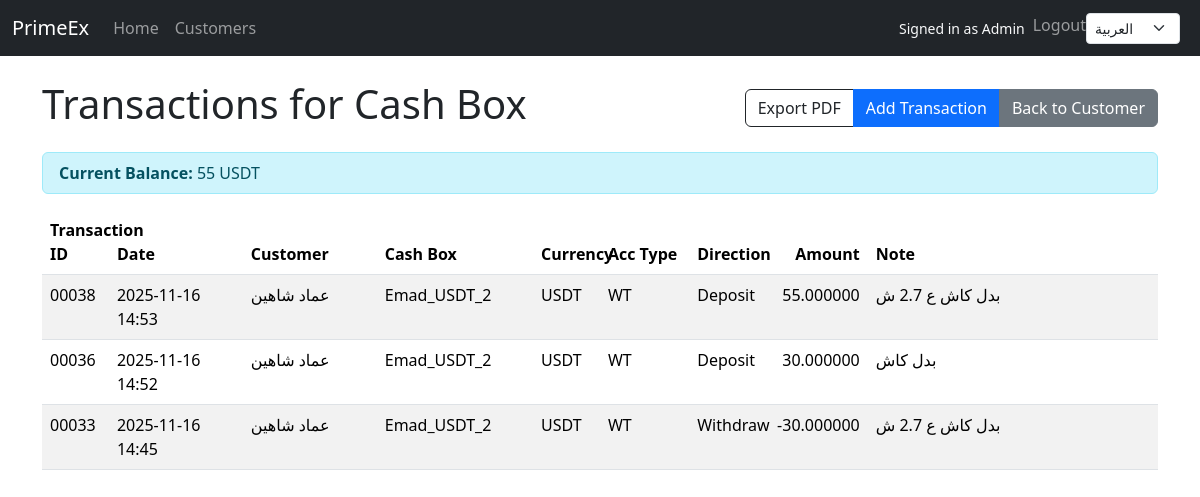
The app's page /en/cashboxes/9/transactions/ (signed in) with its own data.
### cashbox/models.py (models this page shows, shortened)
class CashBox(models.Model):
    customer = models.ForeignKey(Customer, on_delete=models.CASCADE, related_name="cashboxes")
    currency = models.ForeignKey(Currency, on_delete=models.PROTECT)
    account_type = models.ForeignKey(AccountType, on_delete=models.PROTECT)
    name = models.CharField(max_length=100, blank=True, default="")
    created_at = models.DateTimeField(auto_now_add=True)
    class Meta:
        indexes = [
            Index(fields=["customer", "currency", "account_type"]),
        ]
    @property
    def balance(self) -> Decimal:
        signed_sum = self.transactions.aggregate(
            total=Sum(
                Case(
                    When(direction=Transaction.Direction.DEPOSIT, then=F("amount")),
                    When(direction=Transaction.Direction.WITHDRAW, then=-F("amount")),
                    default=Decimal("0.0"),
                    output_field=DecimalField(max_digits=18, decimal_places=6),
                )
            )
        )["total"]
        return signed_sum or Decimal("0")

class Currency(models.Model):
    code = models.CharField(max_length=10, unique=True)
    name = models.CharField(max_length=50)
    symbol = models.CharField(max_length=10, blank=True)
    decimal_places = models.PositiveSmallIntegerField(default=2)
    is_active = models.BooleanField(default=True)

class Transaction(models.Model):
    class Direction(models.TextChoices):
        DEPOSIT = "DEPOSIT", "Deposit"
        WITHDRAW = "WITHDRAW", "Withdraw"
    cashbox = models.ForeignKey(CashBox, on_delete=models.CASCADE, related_name="transactions")
    direction = models.CharField(max_length=8, choices=Direction.choices)
    amount = models.DecimalField(max_digits=18, decimal_places=6)
    note = models.CharField(max_length=255, blank=True)
    created_at = models.DateTimeField(auto_now_add=True)
    class Meta:
        ordering = ["-created_at"]
        indexes = [
            Index(fields=["cashbox", "created_at"]),
        ]
        constraints = [
            CheckConstraint(check=Q(amount__gt=0), name="amount_positive"),
        ]

class Customer(models.Model):
    name = models.CharField(max_length=200)
    phone = models.CharField(max_length=50, blank=True)
    created_at = models.DateTimeField(auto_now_add=True)

class AccountType(models.Model):
    code = models.CharField(max_length=20, unique=True)
    name = models.CharField(max_length=50)

### cashbox/views.py (the view)
# urls.py: path("cashboxes/<int:pk>/transactions/", CashBoxTransactionsView.as_view(), name="cashbox_transactions"),
class CashBoxTransactionsView(LoginRequiredMixin, ListView):
    model = Transaction
    paginate_by = 50
    template_name = "cashbox/transactions_list.html"
    def get_queryset(self):
        self.cashbox = get_object_or_404(
            CashBox.objects.select_related("customer", "currency", "account_type"),
            pk=self.kwargs["pk"],
        )
        qs = (
            Transaction.objects.filter(cashbox=self.cashbox)
            .select_related(
                "cashbox",
                "cashbox__customer",
                "cashbox__currency",
                "cashbox__account_type",
            )
            .order_by("-created_at", "-id")
        )
        return qs
    def get_context_data(self, **kwargs):
        ctx = super().get_context_data(**kwargs)
        ctx.update(
            {
                "scope": "cashbox",
                "cashbox": self.cashbox,
                "customer": self.cashbox.customer,
                "title": _("Transactions for Cash Box"),
            }
        )
        return ctx

### cashbox/context_processors.py (called while the page is built)
def nav_customers(request):
    customers = Customer.objects.all().only("id", "name").order_by("name")
    return {"nav_customers": customers}

### templates/cashbox/transactions_list.html (shortened to what this page needs)
{% extends "base.html" %}
{% load i18n humanize %}
{% block content %}
<div class="d-flex justify-content-between align-items-center mb-3">
  <h1>{{ title }}</h1>
  <div class="btn-group">
    {% if scope == 'cashbox' %}
      <a class="btn btn-outline-dark" href="{% url 'cashbox_transactions_pdf' cashbox.id %}">{% trans "Export PDF" %}</a>
    {% endif %}
    {% if perms.cashbox.add_transaction %}
      {% if scope == 'cashbox' %}
        <a class="btn btn-primary" href="{% url 'transaction_create' %}?cashbox={{ cashbox.id }}">{% trans "Add Transaction" %}</a>
      {% else %}
        <a class="btn btn-primary" href="{% url 'transaction_create' %}">{% trans "Add Transaction" %}</a>
      {% endif %}
    {% endif %}
    {% if scope == 'cashbox' %}
      <a class="btn btn-secondary" href="{% url 'customer_report' cashbox.customer.pk %}">{% trans "Back to Customer" %}</a>
    {% elif scope == 'customer' %}
      <a class="btn btn-secondary" href="{% url 'customer_report' customer.pk %}">{% trans "Back to Customer" %}</a>
    {% else %}
      <a class="btn btn-secondary" href="{% url 'dashboard' %}">{% trans "Back to Dashboard" %}</a>
    {% endif %}
  </div>
</div>
{% if scope == 'cashbox' %}
<div class="alert alert-info py-2 mb-3">
  <strong>{% trans "Current Balance" %}:</strong>
  {{ cashbox.balance }} {{ cashbox.currency.code }}
</div>
{% endif %}
<div class="table-responsive">
  <table class="table table-striped" style="table-layout: fixed;">
    <colgroup>
      <col style="width:6%">
      <col style="width:12%">
      <col style="width:12%">
      <col style="width:14%">
      <col style="width:6%">
      <col style="width:8%">
      <col style="width:4%">
      <col style="width:12%">
      <col style="width:26%">
    </colgroup>
    <thead>
      <tr>
        <th>{% trans "Transaction ID" %}</th>
        <th>{% trans "Date" %}</th>
        <th>{% trans "Customer" %}</th>
        <th>{% trans "Cash Box" %}</th>
        <th>{% trans "Currency" %}</th>
        <th>{% trans "Acc Type" %}</th>
        <th>{% trans "Direction" %}</th>
        <th class="text-end">{% trans "Amount" %}</th>
        <th>{% trans "Note" %}</th>
      </tr>
    </thead>
    <tbody>
      {% for t in object_list %}
      <tr>
        <td>{{ t.id|stringformat:"05d" }}</td>
        <td>{{ t.created_at|date:"Y-m-d H:i" }}</td>
        <td>{{ t.cashbox.customer.name }}</td>
        <td>
          {% if t.cashbox.name %}
            {{ t.cashbox.name }}
          {% else %}
            {{ t.cashbox.currency.code }} - {{ t.cashbox.account_type.code }}
          {% endif %}
        </td>
        <td>{{ t.cashbox.currency.code }}</td>
        <td>{{ t.cashbox.account_type.code }}</td>
        <td>{{ t.get_direction_display }}</td>
        <td class="text-end">
          {% if t.direction == 'WITHDRAW' %}-{% endif %}{{ t.amount }}
        </td>
        <td style="word-wrap: break-word; white-space: pre-wrap; overflow-wrap: break-word;">{{ t.note }}</td>
      </tr>
      {% empty %}
      <tr><td colspan="9" class="text-center text-muted">{% trans "No transactions found." %}</td></tr>
      {% endfor %}
    </tbody>
  </table>
</div>
{% endblock %}

### templates/base.html (shortened to what this page needs)
<!doctype html>
<html lang="en" dir="ltr">
  <head>
    <link href="https://cdn.jsdelivr.net/npm/bootstrap@5.3.3/dist/css/bootstrap.min.css" rel="stylesheet">
  </head>
  <body>
    <nav class="navbar navbar-expand-lg navbar-dark bg-dark">
      <div class="container-fluid">
        <a class="navbar-brand" href="/">PrimeEx</a>
        <div class="collapse navbar-collapse" id="navbarNav">
          {% if request.user.is_authenticated %}
            <ul class="navbar-nav me-auto">
              <li class="nav-item">
                <a class="nav-link" href="{% url 'dashboard' %}">Home</a>
              </li>
              <li class="nav-item">
                <a class="nav-link" href="{% url 'customer_list' %}">Customers</a>
              </li>
            </ul>
          {% endif %}
          <ul class="navbar-nav ms-auto">
            {% if request.user.is_authenticated %}
            <li class="nav-item me-2 d-flex align-items-center text-light">
              <span class="small">Signed in as {{ request.user.username }}</span>
            </li>
            <li class="nav-item">
              <form method="post" action="{% url 'logout' %}" class="d-inline">
                <button type="submit" class="btn btn-link nav-link p-0">Logout</button>
              </form>
            </li>
            {% else %}
            <li class="nav-item">
              <a class="nav-link" href="{% url 'login' %}">Login</a>
            </li>
            {% endif %}
            <li class="nav-item">
              <form action="/i18n/setlang/" method="post" class="d-flex align-items-center">
                <select name="language" class="form-select form-select-sm me-2" onchange="this.form.submit()">
                  {% if LANGUAGE_CODE == 'en' %}
                    <option value="en" selected="selected">English</option>
                    <option value="ar">العربية</option>
                  {% else %}
                    <option value="ar" selected="selected">العربية</option>
                  {% endif %}
                </select>
              </form>
            </li>
          </ul>
        </div>
      </div>
    </nav>
    <main class="container py-4">
      {% block content %}{% endblock %}
    </main>
  </body>
  </html>

### records on screen
CashBox: balance "55", currency.code "USDT"
Transaction: id "00038", created_at "2025-11-16 14:53", cashbox.customer.name "عماد شاهين", cashbox.name "Emad_USDT_2", cashbox.currency.code "USDT", cashbox.account_type.code "WT", direction "Deposit", amount "55.000000", note "بدل كاش ع 2.7 ش"
Transaction: id "00036", created_at "2025-11-16 14:52", cashbox.customer.name "عماد شاهين", cashbox.name "Emad_USDT_2", cashbox.currency.code "USDT", cashbox.account_type.code "WT", direction "Deposit", amount "30.000000", note "بدل كاش"
Transaction: id "00033", created_at "2025-11-16 14:45", cashbox.customer.name "عماد شاهين", cashbox.name "Emad_USDT_2", cashbox.currency.code "USDT", cashbox.account_type.code "WT", direction "Withdraw", amount "30.000000", note "بدل كاش ع 2.7 ش"

### other values on screen
{{ request.user.username }} "Admin"
{{ title }} "Transactions for Cash Box"
